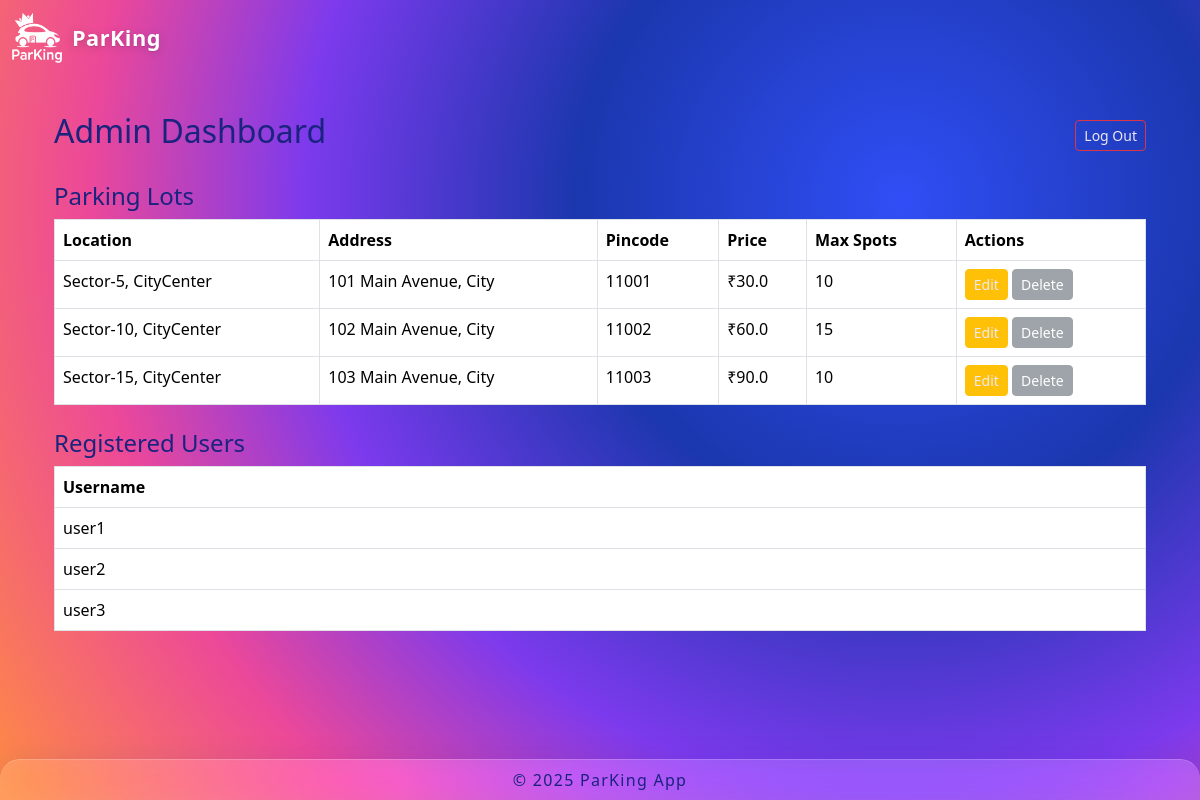
/admin/dashboard (signed in), run on an earlier commit of the app's database.
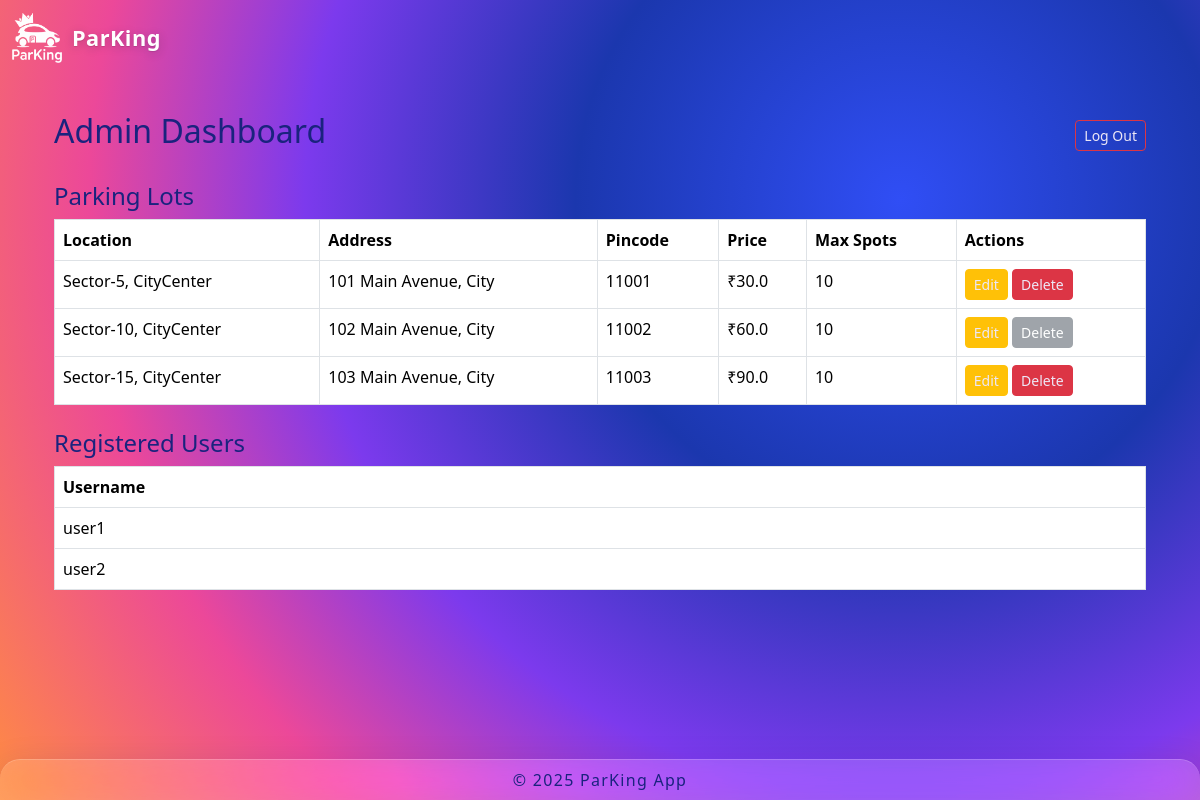
And on a later commit of the database.
### controllers/database.py (models this page shows)
class ParkingLot(db.Model):
    id = db.Column(db.Integer, primary_key=True)        # Primary key column is `id`
    location = db.Column(db.String(120), nullable=False)
    prices = db.Column(db.Float, nullable=False)
    address = db.Column(db.String(200), nullable=False)
    pincode = db.Column(db.String(10), nullable=False)
    max_spots = db.Column(db.Integer, nullable=False)
    spots = db.relationship('ParkingSpot', backref='parking_lot', lazy=True)

class User(db.Model):
    id = db.Column(db.Integer, primary_key=True)
    username = db.Column(db.String(80), unique=True, nullable=False)
    password = db.Column(db.String(120), nullable=False)
    current_booking_id = db.Column(db.Integer, nullable=False, default=0)

### app.py (the view)
@app.route('/admin/dashboard')
def admin_dashboard():
    if 'admin_id' not in session:
        flash("Please log in as admin to access dashboard.", "danger")
        return redirect(url_for('admin_login'))
    parking_lots = ParkingLot.query.all()
    users = User.query.all()
    return render_template('admin_dashboard.html', lots=parking_lots, users=users)

### templates/admin_dashboard.html
{% extends "layout.html" %}
{% block content %}
<div class="container py-4">
  <div class="d-flex justify-content-between align-items-center mb-4">
    <h2>Admin Dashboard</h2>
    <a href="{{ url_for('admin_logout') }}" class="btn btn-outline-danger btn-sm">Log Out</a>
  </div>
  <h4>Parking Lots</h4>
  <table class="table table-bordered mb-4">
    <thead>
      <tr>
        <th>Location</th>
        <th>Address</th>
        <th>Pincode</th>
        <th>Price</th>
        <th>Max Spots</th>
        <th>Actions</th>
      </tr>
    </thead>
    <tbody>
      {% for lot in lots %}
      <tr>
        <td>{{ lot.location }}</td>
        <td>{{ lot.address }}</td>
        <td>{{ lot.pincode }}</td>
        <td>₹{{ lot.prices }}</td>
        <td>{{ lot.max_spots }}</td>
        <td>
          <a href="{{ url_for('admin_edit_lot', lot_id=lot.id) }}" class="btn btn-sm btn-warning">Edit</a>
          {% set occupied_spots = lot.spots|selectattr('status', 'equalto', 'O')|list|length %}
          {% if occupied_spots == 0 %}
            <a href="{{ url_for('admin_delete_lot', lot_id=lot.id) }}" class="btn btn-sm btn-danger" onclick="return confirm('Confirm delete this parking lot?')">Delete</a>
          {% else %}
            <button class="btn btn-sm btn-secondary" disabled>Delete</button>
          {% endif %}
        </td>
      </tr>
      {% endfor %}
    </tbody>
  </table>
  <h4>Registered Users</h4>
  <table class="table table-bordered">
    <thead>
      <tr><th>Username</th></tr>
    </thead>
    <tbody>
      {% for user in users %}
      <tr><td>{{ user.username }}</td></tr>
      {% endfor %}
    </tbody>
  </table>
</div>
{% endblock %}

### templates/layout.html (shortened to what this page needs)
<!DOCTYPE html>
<html lang="en">
<head>
    <link href="https://cdn.jsdelivr.net/npm/bootstrap@5.3.2/dist/css/bootstrap.min.css" rel="stylesheet" />
    <link rel="stylesheet" href="{{ url_for('static', filename='css/style.css') }}">
</head>
<body>
    <nav class="navbar glass-header navbar-expand-lg fixed-top">
        <div class="container-fluid">
            <a class="navbar-brand d-flex align-items-center" href="{{ url_for('home') }}">
                <img src="{{ url_for('static', filename='content/ParKing_logo_white.png') }}" alt="Logo" width="50" height="50" style="margin-right: 10px;">
                <strong>ParKing</strong>
            </a>
        </div>
    </nav>
    <main class="container my-4">
        {% block content %}{% endblock %}
    </main>
    <footer class="glass-footer fixed-bottom text-center py-2">
    © 2025 ParKing App
    </footer>
</body>
</html>

### static/css/style.css (style rules this page uses)
body { background: radial-gradient( circle at 75% 25%, #304ef5 0%, #1b37ae 30%, #7C3AED 55%, #EC4899 75%, #FF8C42 100% ), #0a1036; color: #1A237E; font-family: 'Segoe UI', 'Roboto', Arial, sans-serif; min-height: 100vh; padding-top: 64px; padding-bottom: 60px; }
.navbar { background: linear-gradient(90deg, #1A237E 60%, #2196F3 100%) !important; box-shadow: 0 3px 18px rgba(26,35,126,0.10); }
.navbar-brand, .navbar-brand strong { color: #fff !important; }
.glass-header { width: 100%; background: transparent !important; box-shadow: none; backdrop-filter: none; -webkit-backdrop-filter: none; border-bottom: none; color: #fff !important; border-radius: 0; z-index: 1040; box-sizing: border-box; margin: 0; }
.navbar-brand, .navbar-brand strong { color: #fff !important; text-shadow: 0 2px 10px rgba(30,35,65,0.22), 0 1px 1px rgba(0,0,0,0.12); font-weight: 700; font-size: 1.36rem; letter-spacing: 0.02em; }
.glass-footer { width: 100%; background: rgba(255,255,255,0.18); box-shadow: 0 8px 32px 0 rgba(31, 38, 135, 0.18); backdrop-filter: blur(19px) saturate(140%); -webkit-backdrop-filter: blur(19px) saturate(140%); border-top: 1.5px solid rgba(255,255,255,0.18); color: #1A237E; letter-spacing: 0.08em; border-radius: 1.25rem 1.25rem 0 0; margin: 0; z-index: 100; font-size: 1rem; }
.footer, .glass-footer { border-bottom: none; }
a, .btn-link { color: #EDE7F6 !important; }

What changed in the data, as far as the page shows it:
removed User: username "user3"
changed ParkingLot "Sector-10, CityCenter": max_spots "15" → "10"
